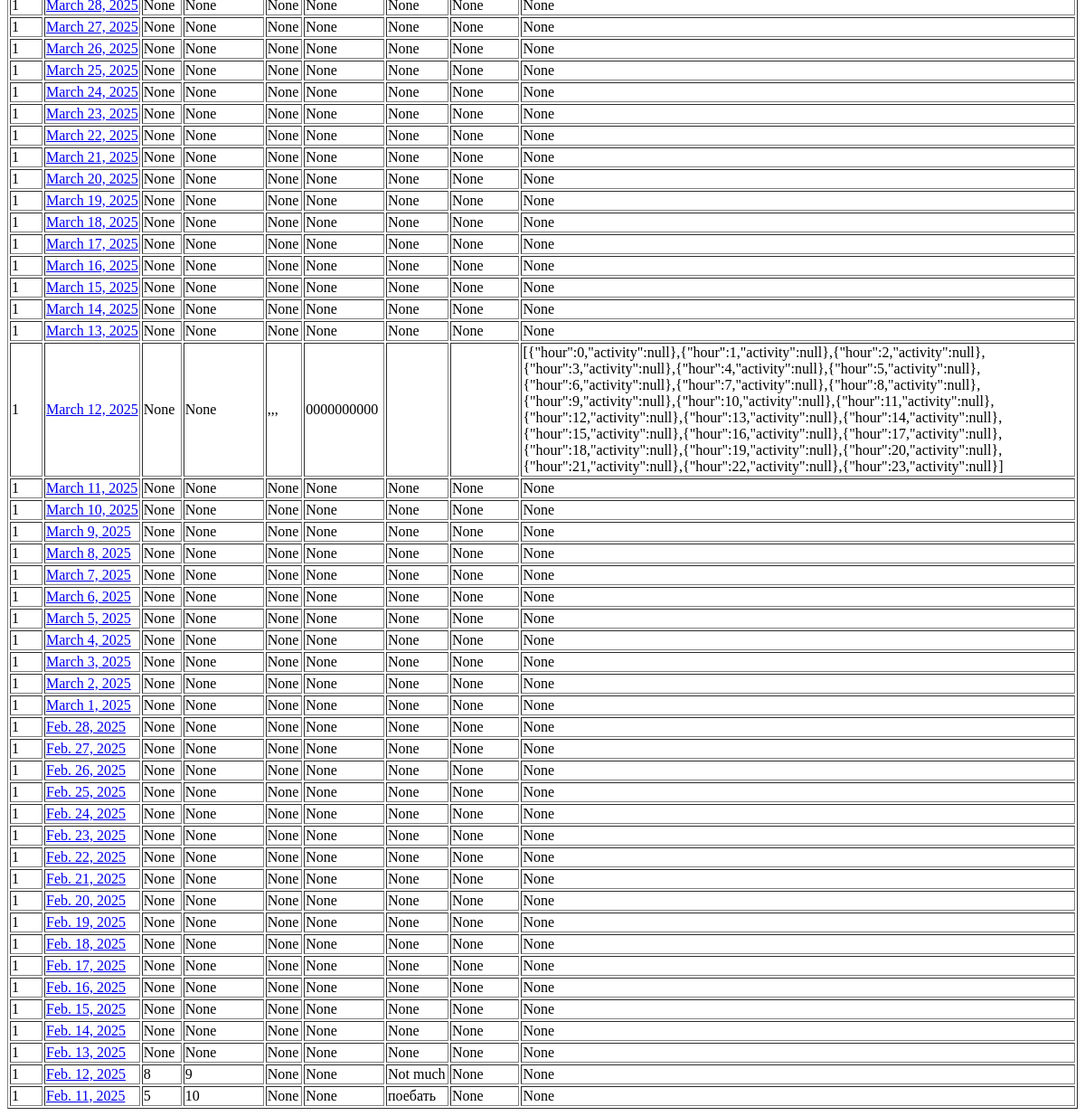
The page / (signed in, lower part) on the database as committed earlier.
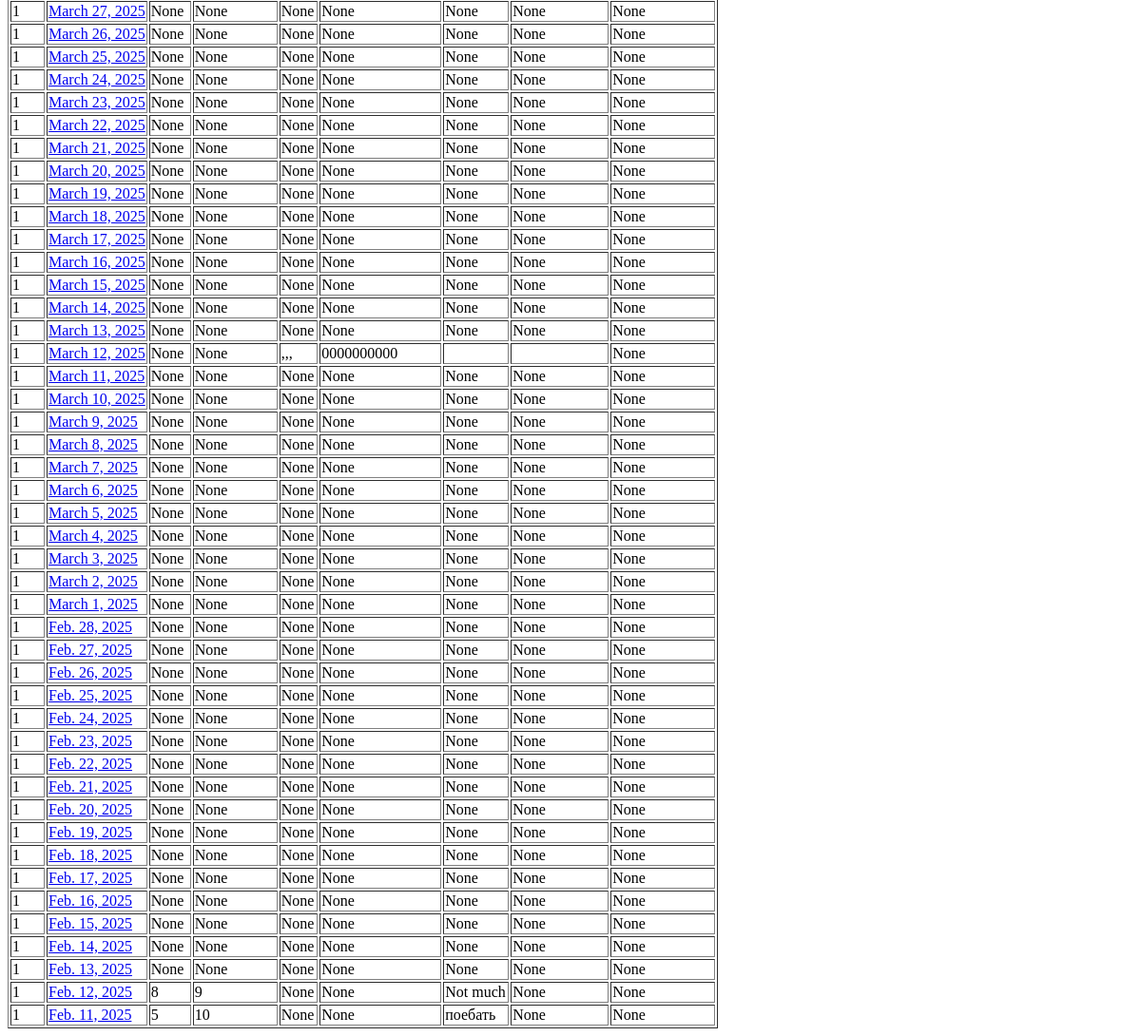
The same page on the database as committed later.
### mainpage/models.py (models this page shows, shortened)
class DailyData(models.Model):
    user_id = models.IntegerField()
    date = models.DateField()
    mood_rating = models.IntegerField(null=True, blank=True)
    productivity_score = models.IntegerField(null=True, blank=True)
    sleep = models.TextField(null=True, blank=True)
    habits_completed = models.TextField(null=True, blank=True)
    thoughts = models.TextField(null=True, blank=True)
    self_reflection = models.TextField(null=True, blank=True)
    hourly_activity_logging = models.TextField(null=True, blank=True)
    class Meta:
        unique_together = ("user_id", "date")

### mainpage/views.py (the view)
# urls.py: path('', main_page_view, name='main_page'),
@login_required
def main_page_view(request):
    all_data = DailyData.objects.filter(user_id=request.user.id).order_by('-date')
    server_time = now()
    today = date.today()
    context = {
        "all_data": all_data,
        "username": request.user.username,
        "server_time": server_time,
        "year": today.year,
        "month": today.month,
    }
    return render(request, 'mainpage/main.html', context)

### mainpage/templates/mainpage/main.html (shortened to what this page needs)
{% extends "authapp/mainpage.html" %}
{% load static %}
{% block content %}
<table border="1">
    {% for row in all_data %}
    <tr>
        <td>{{ row.user_id }}</td>
        <td style="white-space: nowrap;">
            <a href="{% url 'day_view' year=row.date.year month=row.date.month day=row.date.day %}">
                {{ row.date }}
            </a>
        </td>
        <td>{{ row.mood_rating }}</td>
        <td>{{ row.productivity_score }}</td>
        <td>{{ row.sleep }}</td>
        <td>{{ row.habits_completed }}</td>
        <td>{{ row.thoughts }}</td>
        <td>{{ row.self_reflection }}</td>
        <td>{{ row.hourly_activity_logging }}</td>
    </tr>
    {% empty %}
    <tr>
      <td colspan="9">No records found.</td>
    </tr>
    {% endfor %}
</table>
{% endblock %}

Rows that differ between the two databases and show on the page:
changed DailyData "March 12, 2025": hourly_activity_logging "[{\"hour\":0,\"activity\":null},{\"hour\":1,\"activity\":null},{\"hour\":2,\"activity\":null},{\"hour\":3,\"activity\":null},{\"hour\":4,\"activity\":null},{\"hour\":5,\"activity\":null},{\"hour\":6,\"activity\":null},{\"hour\":7,\"activity\":null},{\"hour\":8,\"activity\":null},{\"hour\":9,\"activity\":null},{\"hour\":10,\"activity\":null},{\"hour\":11,\"activity\":null},{\"hour\":12,\"activity\":null},{\"hour\":13,\"activity\":null},{\"hour\":14,\"activity\":null},{\"hour\":15,\"activity\":null},{\"hour\":16,\"activity\":null},{\"hour\":17,\"activity\":null},{\"hour\":18,\"activity\":null},{\"hour\":19,\"activity\":null},{\"hour\":20,\"activity\":null},{\"hour\":21,\"activity\":null},{\"hour\":22,\"activity\":null},{\"hour\":23,\"activity\":null}]" → "None"
